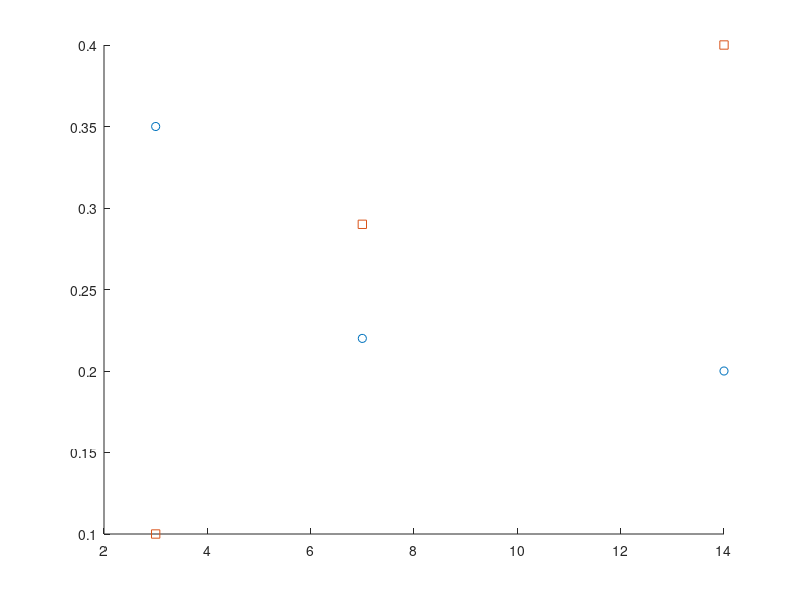

Reproduce this figure in MATLAB.
clc
close all
clear all
%%
y_1 = [0.35 0.22 0.2];

y_2 = [0.1 0.29 0.4];

x = [3 7 14];

scatter(x, y_1, 'o');
 hold on
scatter(x, y_2, 's');
